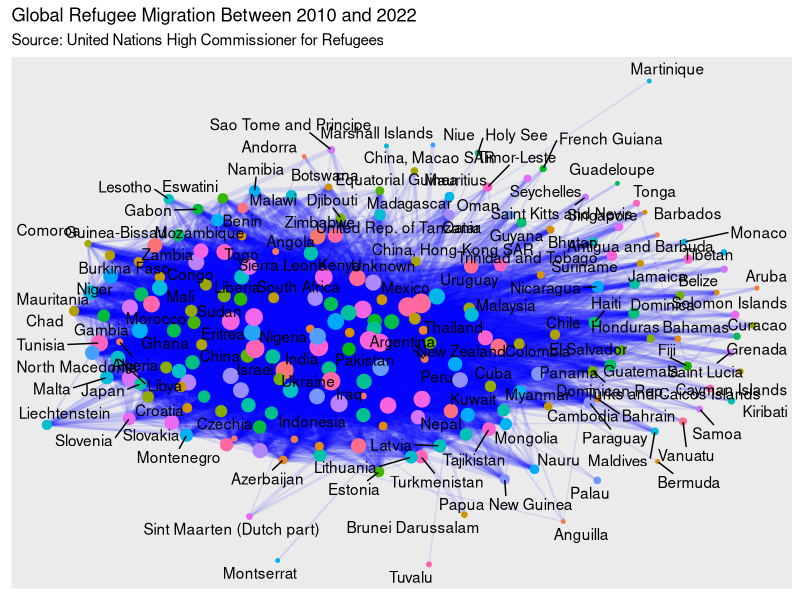
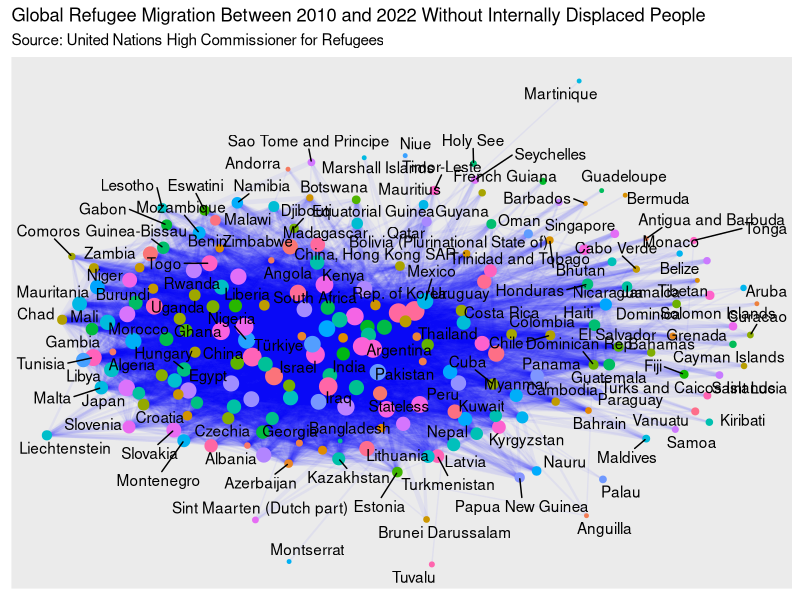
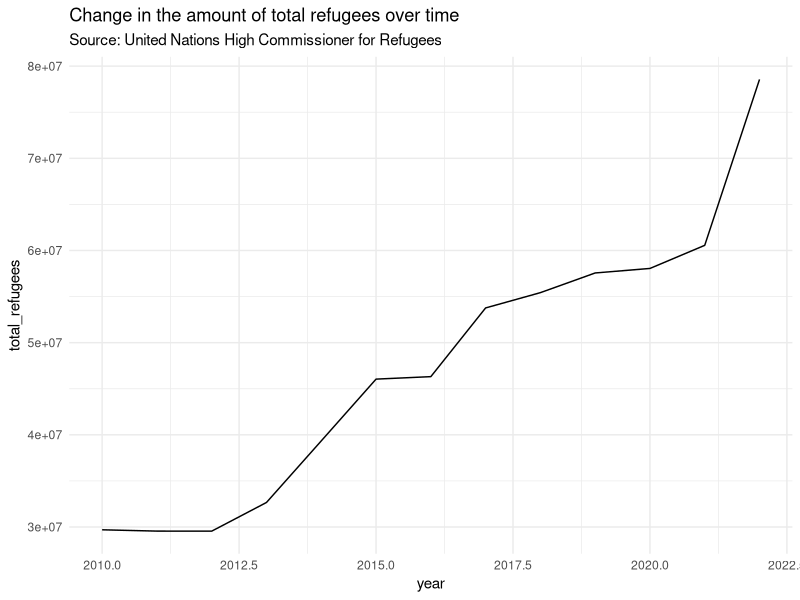
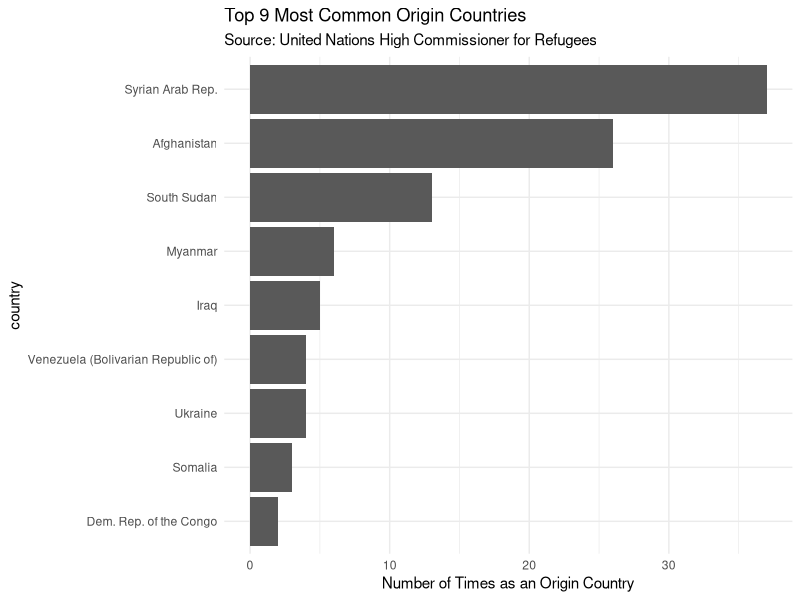
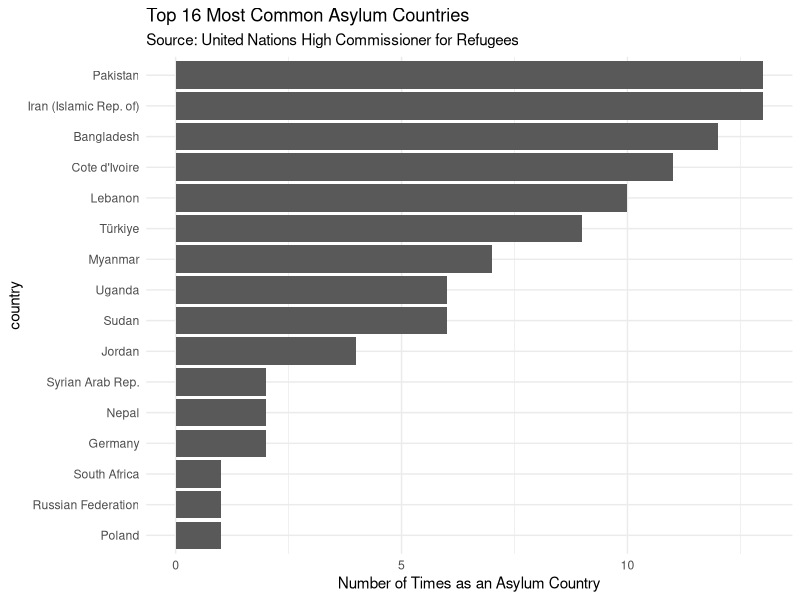

Write the R code that produced these figures, in order.
## ---- chunk 1
library(tidyverse)
library(readr)
library(here)
library(tidygraph)
library(ggraph)
library(ggrepel)
refugees_df <- read_csv(here("data/population.csv"))
refugees_df
## ---- chunk 2
refugees_clean <- refugees_df |> rename(origin_country = coo_name) |> rename(asylum_country = coa_name) |> select(-coo, -coa, -coo_iso, -coa_iso)
## ---- chunk 3
refugees_long <- refugees_clean |> 
  pivot_longer(c(origin_country, asylum_country),
               names_to = "type",
               values_to = "country") |> relocate(country, type)
## ---- chunk 4
networkdf <- refugees_clean |> rename(vertex1 = origin_country, vertex2 = asylum_country)

networksum <- networkdf |> mutate(origincountry = if_else(vertex1 > vertex2,
                                           true = vertex2,
                                           false = vertex1),
                     asylumcountry = if_else(vertex1 > vertex2,
                                            true = vertex1,
                                            false = vertex2)) |>
  dplyr::select(-vertex1, -vertex2) |>
  group_by(origincountry, asylumcountry) |>
  summarise(n_countries = n())
## ---- chunk 5
nodes <- refugees_clean |>
  pivot_longer(c(origin_country, asylum_country),
               names_to = "type",
               values_to = "country") |>
  distinct(country) |> 
  rename(label = country) |>
  filter(label %in% c(networksum |> pull(origincountry),
                      networksum |> pull(asylumcountry))) |>
  rowid_to_column("id")
nodes
## ---- chunk 6
edges <- left_join(networksum, nodes, by = join_by("origincountry" == label)) |>
  rename(from = "id") |>
  left_join(nodes, by = join_by("asylumcountry" == label)) |>
  rename(to = "id") |>
  ungroup() |>
  dplyr::select(to, from, n_countries)
edges
## ---- chunk 7
networkobj <- tbl_graph(nodes = nodes, edges = edges, directed = TRUE)
## ---- chunk 8
ggraph(networkobj |> mutate(centrality = centrality_authority()),
                            layout = "stress") +
  geom_edge_link(aes(width = n_countries), alpha = 0.1, show.legend = FALSE, colour = "blue") +
  geom_node_point(aes(colour = label,
                      size = centrality), show.legend = FALSE) +
  scale_edge_width(range = c(0.5, 3)) +
  geom_node_text(aes(label = label), repel = TRUE)  + labs(title = "Global Refugee Migration Between 2010 and 2022", subtitle = "Source: United Nations High Commissioner for Refugees")
## ---- chunk 9
no_idps <- refugees_clean |> filter(origin_country != asylum_country) 

no_idpslong <- no_idps |> pivot_longer(c(origin_country, asylum_country),
               names_to = "type",
               values_to = "country") |> relocate(country, type)
## ---- chunk 10
no_idps_network <- no_idps |> rename(vertex1 = origin_country, vertex2 = asylum_country)

sum_no_idps <- no_idps_network |> mutate(origincountry = if_else(vertex1 > vertex2,
                                           true = vertex2,
                                           false = vertex1),
                     asylumcountry = if_else(vertex1 > vertex2,
                                            true = vertex1,
                                            false = vertex2)) |>
  dplyr::select(-vertex1, -vertex2) |>
  group_by(origincountry, asylumcountry) |>
  summarise(n_countries = n())
## ---- chunk 11
nodes_noidps <- no_idps |>
  pivot_longer(c(origin_country, asylum_country),
               names_to = "type",
               values_to = "country") |>
  distinct(country) |> 
  rename(label = country) |>
  filter(label %in% c(sum_no_idps |> pull(origincountry),
                      sum_no_idps |> pull(asylumcountry))) |>
  rowid_to_column("id")
nodes_noidps
## ---- chunk 12
edges_noidps <- left_join(sum_no_idps, nodes_noidps, by = join_by("origincountry" == label)) |>
  rename(from = "id") |>
  left_join(nodes, by = join_by("asylumcountry" == label)) |>
  rename(to = "id") |>
  ungroup() |>
  dplyr::select(to, from, n_countries)
edges_noidps
## ---- chunk 13
objnoidps <- tbl_graph(nodes = nodes_noidps, edges = edges_noidps, directed = TRUE)
## ---- chunk 14
ggraph(objnoidps |> mutate(centrality = centrality_authority()),
                            layout = "stress") +
  geom_edge_link(aes(width = n_countries), alpha = 0.05, show.legend = FALSE, colour = "blue") +
  geom_node_point(aes(colour = label,
                      size = centrality), show.legend = FALSE) +
  scale_edge_width(range = c(0.5, 3)) +
  geom_node_text(aes(label = label), repel = TRUE)  + labs(title = "Global Refugee Migration Between 2010 and 2022 Without Internally Displaced People", subtitle = "Source: United Nations High Commissioner for Refugees")
## ---- chunk 15
totaldisplaced <- refugees_clean |> filter(origin_country != asylum_country) |> mutate(total_displaced = refugees + asylum_seekers + idps + stateless) |> relocate(total_displaced) |> arrange(desc(total_displaced)) |> pivot_longer(c(origin_country, asylum_country),
               names_to = "type",
               values_to = "country") |> mutate(year = as.integer(year))
## ---- chunk 16
lineplot <- totaldisplaced |> group_by(year) |> summarise(total_refugees = sum(total_displaced)) 
lineplot

ggplot(data = lineplot, aes(x = year, y = total_refugees)) + geom_line() + theme_minimal() + labs(title = "Change in the amount of total refugees over time", subtitle = "Source: United Nations High Commissioner for Refugees")
## ---- chunk 17
origin <- totaldisplaced |> filter(type == "origin_country") |> filter(country != "Stateless" & country != "Unknown") |> arrange(desc(total_displaced)) |> slice(1:100)

sum_origin <- origin |>  group_by(country) |> summarise(n = n())

asylum <- totaldisplaced |> filter(type == "asylum_country") |> filter(country != "Stateless" & country != "Unknown") |> arrange(desc(total_displaced)) |> slice(1:100)

sum_asylum <- asylum |> group_by(country) |> summarise(n = n())
## ---- chunk 18
barplot_origin <- sum_origin |> mutate(country = fct_reorder(country, n))

ggplot(data = barplot_origin, aes(x = country, y = n)) + geom_col() + coord_flip() + theme_minimal() + labs(y = "Number of Times as an Origin Country", title = "Top 9 Most Common Origin Countries", subtitle = "Source: United Nations High Commissioner for Refugees")
## ---- chunk 19
barplot_asylum <- sum_asylum |> mutate(country = fct_reorder(country, n)) 

ggplot(data = barplot_asylum, aes(x = country, y = n)) + geom_col() + coord_flip() + theme_minimal() + labs(y = "Number of Times as an Asylum Country", title = "Top 16 Most Common Asylum Countries", subtitle = "Source: United Nations High Commissioner for Refugees")
